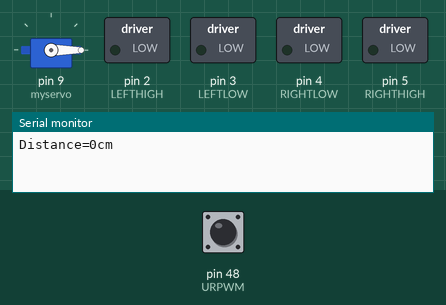
Simulated run of this sketch. Board: Arduino Mega 2560, built with avr-gcc and run on an emulated ATmega2560. Shown: servo, switched loads named in the sketch (green lamp = pin HIGH), the last lines printed to the serial monitor. The test bench sets the inputs (shaded band); at power-on: pin 48 (URPWM) LOW. Pins used as bus, display or sensor lines are not drawn.

Above: at 2.2 s.
2.3 s: pin 48 (URPWM) pulsed HIGH 5 times (0.12 s each, 0.3 s apart)
At 4.3 s:
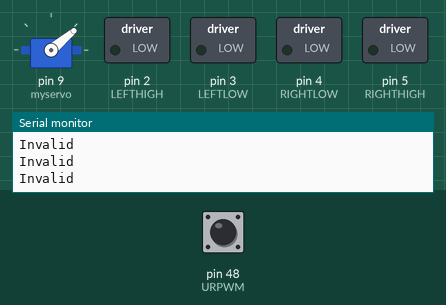
6.8 s: pin 48 (URPWM) pulsed HIGH 5 times (0.12 s each, 0.3 s apart)
At 16.1 s:
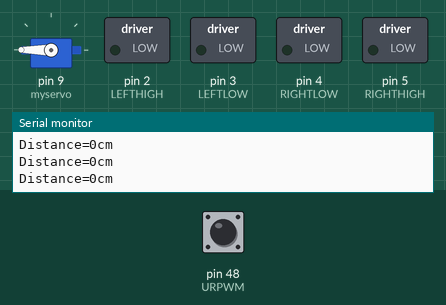
Timing chart, 0 to 46.8 s (numbered marks = the images above; inputs shaded):
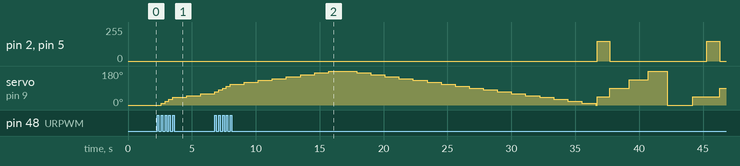

The sketch:

myroto.ino
```cpp
/* Motor Board IR Array Test

   This example of the Arduno robot's motor board returns the
   values read fron the 5 infrared sendors on the bottom of
   the robot.

*/
// include the motor board header

#include <Servo.h>


String bar; // string for storing the informaton
// 按顺序接上　２,3,4,5 接　in1 in2 in3 in4
int LEFTHIGH = 2;
int LEFTLOW = 3;
int RIGHTLOW = 4;
int RIGHTHIGH = 5;

int LEFTSENSOR = 40;
int RIGHTSENSOR = 22;

int URPWM = 48; // PWM Output 0－25000US，Every 50US represent 1cm
int URTRIG=50; // PWM trigger pin

unsigned int distance=0;
uint8_t EnPwmCmd[4]={0x44,0x02,0xbb,0x01};    // distance measure command

Servo myservo;  // create servo object to control a servo

int potpin = 0;  // analog pin used to connect the potentiometer
int val;    // variable to read the value from the analog pin

int LARGE = 200;
int SMALL = -1;
int minDistance = LARGE;
int minDistanceIndex = SMALL;
int MOTIVATION = 150;


//判断是否需要转动摄像头
boolean isTurn = true;
boolean isTooNear = false;
boolean isTooFar = false;

void setup() {
    PWM_Mode_Setup();
    myservo.attach(9);  // attaches the servo on pin 9 to the servo ob
    //myservo.attach(9);  // attaches the servo on pin 9 to the servo object
    // start serial communication
    Serial.begin(9600);
    // initialize the library
     pinMode(LEFTHIGH,INPUT);
     pinMode(LEFTLOW,INPUT);
     pinMode(RIGHTHIGH,INPUT);
     pinMode(RIGHTLOW,INPUT);
    pinMode(LEFTSENSOR, INPUT);
    pinMode(RIGHTSENSOR, INPUT);
    myservo.write(0);
    delay(1000);
   // run_abnormal_left();
   // run_abnormal_right();
}


//应该将测距集成到驼机转动中

void loop() {

  //  readSensor123();
    tuoji();

  //run_abnormal();
  // turnLeftByAngle(180);


}


void tuoji() {
  if (isTurn) {
    //当失去目标的时候要触发下
    //应该用45角行车
    // 停止小车的运动， 用眼睛观察 to-do
    stopMoving();
    // 这里是静止时的情况
    minDistance = LARGE;
    minDistanceIndex = SMALL;
    //判断行进中 是否有调整的布尔值
    int pos = 0;
    for(pos = 0; pos <= 180; pos += 10) {
          PWM_Mode();
          if (distance < minDistance) {
            minDistance = distance;
            minDistanceIndex = pos;
          }
          myservo.write(pos);
          delay(100);
      }
      for(pos = 180; pos>=0; pos-=10) {
          PWM_Mode();
          if (distance < minDistance) {
            minDistance = distance;
            minDistanceIndex = pos;
          }
          myservo.write(pos);
          delay(100);
      }
      if (minDistance != LARGE && minDistanceIndex != SMALL) {
        isTurn = false;
        Serial.println(minDistanceIndex);
        if (minDistanceIndex / 90 == 1) {
          myservo.write(135);
        } else {
          myservo.write(45);
        }

      }

  } else {
    // 保持直走
     run_abnormal();
     PWM_Mode();
     if (distance <= 10) {
         stopMoving();
         isTooNear = true;
     } else {
         isTooNear = false;
     }
     //当目标消失的时候要重新找到 后面会有检测是否需要重新定位眼睛
     if (distance >= 45) {
      isTooFar = true;
     } else {
      isTooFar = false;
     }
     //尝试一次微调
     if (isTooNear == true) {
         //通过微调转向，判断是否需要用眼睛 重新选择小车方向，通过转小车，必须要找到
         change1();
         PWM_Mode();
         //当微调过后，如果距离
         if (distance < 10) {
             isTurn = false;
             isTooNear = true;
             isTooFar = false;
         } else if (distance >= 45) {
             isTooFar = true;
             isTooNear = false;
             isTurn = true;
         } else {
             isTooFar = false;
             isTooNear = false;
         }
         delay(100);
     }

     if (isTooFar == true) {
         //通过微调转向，判断是否需要用眼睛 重新选择小车方向，通过转小车，必须要找到
         change2();
         PWM_Mode();
         //当微调过后，如果距离
         if (distance < 10) {
             isTurn = false;
             isTooNear = true;
             isTooFar = false;
         } else if (distance >= 45) {
             isTooNear = false;
             isTooFar = true;
             isTurn = true;
         } else {
             isTurn = true;
             isTooFar = false;
             isTooNear = false;
         }
         delay(100);

     }


  }
}


// 先写一个未完成的change函数  主要是转变角度， 车子转一些角度，更据 眼睛的方位，来判断是往哪边转
void change1() {
    //摄像头左转20度，再测, 如果能行小转一下
    int originalAngle = myservo.read();
    boolean isCircle = true;
    int ang = 45;
    int canLeft = false;
    int canRight = false;
    while (originalAngle + ang <= 180) {
        myservo.write(originalAngle+ang);
        PWM_Mode();
        if (distance >= 10) {
             canLeft = true;
             break;
        }
        delay(500);
        ang += 45;
    }
    ang = 45;

    while (originalAngle - ang >= 0) {
        myservo.write(originalAngle-ang);
        PWM_Mode();
        if (distance >= 10) {
            canRight = true;
            break;
        }
        delay(500);
        ang += 45;
    }

    delay(500);
    myservo.write(originalAngle);
    //更具眼睛是有优先选择的
    if (originalAngle < 100) {
           if (canLeft) {
             Serial.println("left");
              //往左边稍微转一点
              turnLeftByAngle(60);
              return;
          }  else if (canRight) {
              //往右边稍微转一点
              Serial.println("right");
              turnRightByAngle(60);
              return;
          } else {
              return;
          }

    } else {
         if (canRight) {
              //往右边稍微转一点
              Serial.println("right");
              turnRightByAngle(60);
              return;
          } else if (canLeft) {
               Serial.println("left");
              //往左边稍微转一点
              turnLeftByAngle(60);
              return;
          } else {
              return;
          }
    }
}


void change2() {
    //摄像头左转20度，再测, 如果能行小转一下
    int originalAngle = myservo.read();
    boolean isCircle = true;
    int ang = 45;
    int canLeft = false;
    int canRight = false;
    while (originalAngle + ang <= 180) {
        myservo.write(originalAngle+ang);
        PWM_Mode();
        if (distance >= 10) {
             canLeft = true;
             break;
        }
        delay(500);
        ang += 45;
    }
    ang = 45;

    while (originalAngle - ang >= 0) {
        myservo.write(originalAngle-ang);
        PWM_Mode();
        if (distance >= 10) {
            canRight = true;
            break;
        }
        delay(500);
        ang += 45;
    }

    delay(500);
    myservo.write(originalAngle);
    //更具眼睛是有优先选择的
    if (originalAngle < 100) {
          if (canRight) {
              //往右边稍微转一点
              Serial.println("right");
              turnRightByAngle(60);
              return;
          } else if (canLeft) {
               Serial.println("left");
              //往左边稍微转一点
              turnLeftByAngle(60);
              return;
          } else {
              return;
          }


    } else {
           if (canLeft) {
             Serial.println("left");
              //往左边稍微转一点
              turnLeftByAngle(40);
              return;
          }  else if (canRight) {
              //往右边稍微转一点
              Serial.println("right");
              turnRightByAngle(40);
              return;
          } else {
              return;
          }
    }
}


void readSensor123() {
    int left = digitalRead(LEFTSENSOR);
    int right = digitalRead(RIGHTSENSOR);
    //Serial.print("left :");
    //Serial.print(digitalRead(LEFTSENSOR));
    //Serial.print(" right :");
    //Serial.println(digitalRead(RIGHTSENSOR));
    if (left == 0) turnRightByAngle(20);
    if (right == 0) turnLeftByAngle(20);

}

void stopMoving() {
      analogWrite(RIGHTHIGH, 0);
      analogWrite(RIGHTLOW, 0);
      analogWrite(LEFTHIGH, 0);
      analogWrite(LEFTLOW, 0);
}

void run_abnormal_left() {
      analogWrite(LEFTHIGH,MOTIVATION);
      analogWrite(LEFTLOW,0);
}


void run_abnormal_right() {
    analogWrite(RIGHTHIGH,MOTIVATION);
    analogWrite(RIGHTLOW,0);

}

void run_abnormal() {
   run_abnormal_left();
   run_abnormal_right();
}


void turnLeft() {
      analogWrite(RIGHTHIGH, MOTIVATION);
      analogWrite(RIGHTLOW, 0);
      analogWrite(LEFTHIGH, 0);
      analogWrite(LEFTLOW, MOTIVATION);
}

void turnRight() {
      analogWrite(RIGHTHIGH, 0);
      analogWrite(RIGHTLOW, MOTIVATION);
      analogWrite(LEFTHIGH, MOTIVATION);
      analogWrite(LEFTLOW, 0);
}


// x = 180 => 约大于90度;
void turnLeftByAngle(int x) {
   turnLeft();
   delay(x * 5);
   run_abnormal();
}


void turnRightByAngle(int x) {
   turnRight();
   delay(x * 5);
   run_abnormal();


}


void PWM_Mode_Setup()
{
  pinMode(URTRIG,OUTPUT);                     // A low pull on pin COMP/TRIG
  digitalWrite(URTRIG,HIGH);                  // Set to HIGH

  pinMode(URPWM, INPUT);                      // Sending Enable PWM mode command

  for(int i=0;i<4;i++)
  {
      Serial.write(EnPwmCmd[i]);
  }
}


void PWM_Mode()
{                              // a low pull on pin COMP/TRIG  triggering a sensor reading
    digitalWrite(URTRIG, LOW);
    digitalWrite(URTRIG, HIGH);               // reading Pin PWM will output pulses

    unsigned long DistanceMeasured=pulseIn(URPWM,LOW);

    if(DistanceMeasured>=10200)
    {              // the reading is invalid.
      Serial.println("Invalid");
    }
    else
    {
      distance=DistanceMeasured/50;           // every 50us low level stands for 1cm
      Serial.print("Distance=");
      Serial.print(distance);
      Serial.println("cm");
    }

}
```
